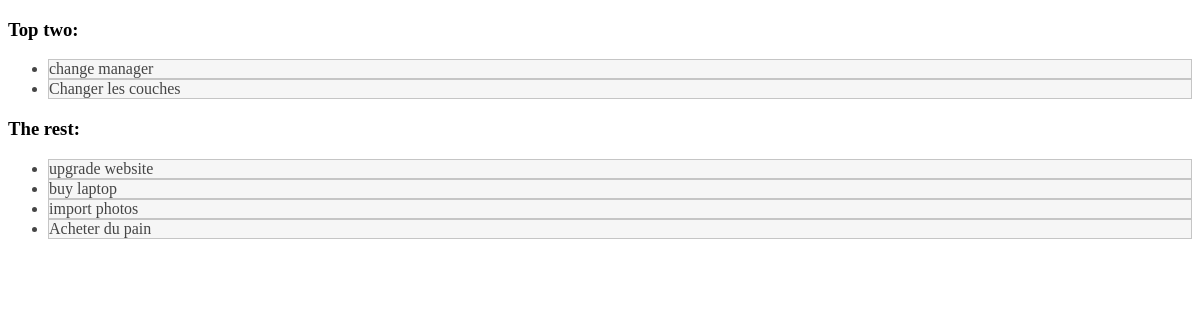
/entries/, run on an earlier commit of the app's database.
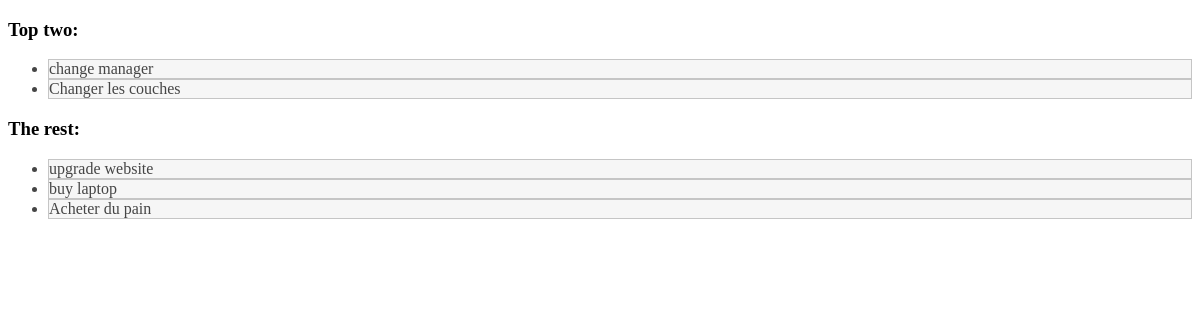
And on a later commit of the database.
### core/models.py (models this page shows, shortened)
class Entry(models.Model):
	name = models.CharField(max_length=50)
	data = models.CharField(max_length=200, blank=True)
	order = models.IntegerField(default=0)
	class Meta:
		ordering = ['order']
		verbose_name_plural = "entries"
	def __str__(self):
		return str(self.name)
	def update_entry_url(self):
		return reverse (viewname="detail", args=[self.id])

### core/views.py (the view, shortened to what this page needs)
# urls.py: url(r'^entries/$', coreviews.index, name='index'),
def index(request):
	entry_list1 = coremodels.Entry.objects.order_by('order')[:2]
	entry_list2 = coremodels.Entry.objects.order_by('order')[2:]
	context = {'entry_list1': entry_list1, 'entry_list2': entry_list2}
	return render_to_response('entry/index.html', context, context_instance=RequestContext(request))

### templates/entry/index.html (shortened to what this page needs)
<!doctype html>
<html lang="en">
<head>
<link rel="stylesheet" href="http://code.jquery.com/ui/1.10.2/themes/overcast/jquery-ui.css">
</head>
<body>
    <h3>Top two:</h3>
    <ul id="sortable1" class="connectedSortable">
    {% for entry in entry_list1 %}
      <li id="entry_{{ entry.id }}" class="ui-state-default">
        <a href="{{ entry.update_entry_url }}">{{ entry }}</a>
      </li>
    {% endfor %}
    </ul>
    <h3>The rest:</h3>
    <ul id="sortable2" class="connectedSortable">
    {% for entry in entry_list2 %}
      <li id="entry_{{ entry.id }}" class="ui-state-default">
        <a href="{{ entry.update_entry_url }}">{{ entry }}</a>
      </li>
    {% endfor %}
    </ul>
</body>
</html>

What changed in the data, as far as the page shows it:
removed Entry: name "import photos", shown under "The rest:"
